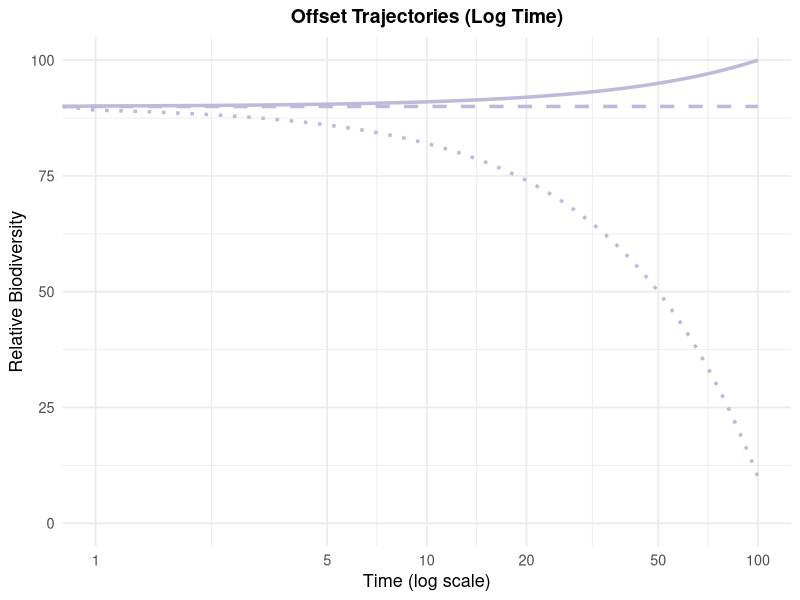
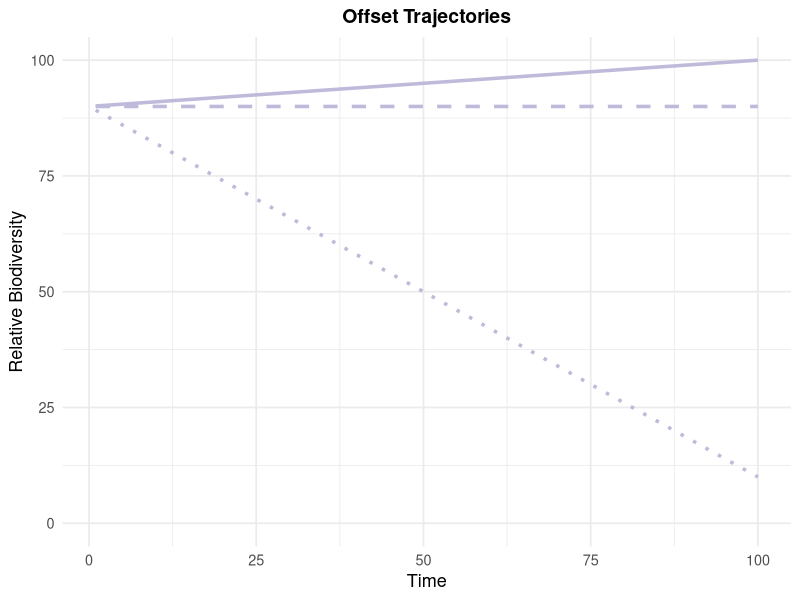
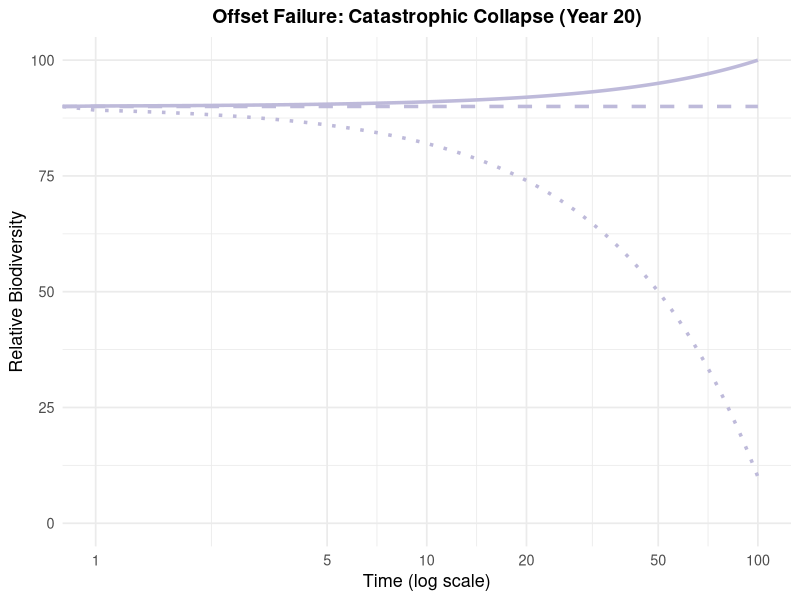
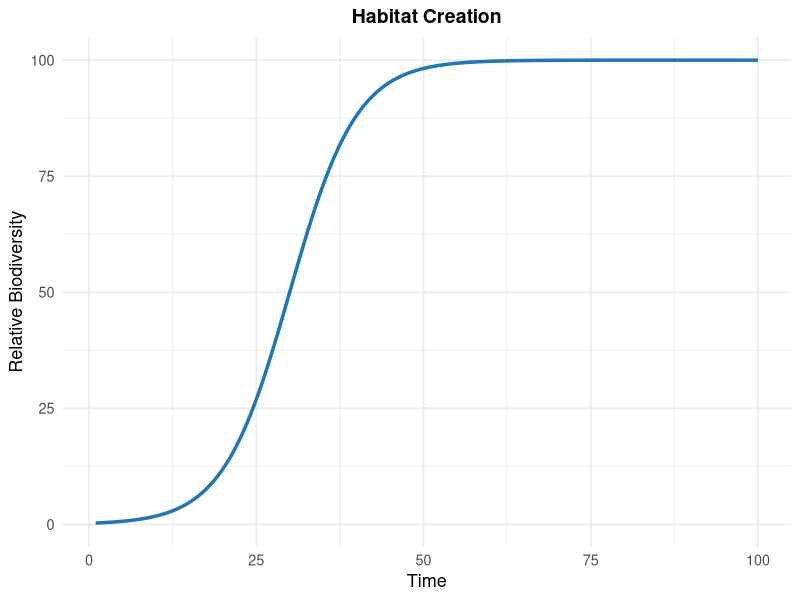
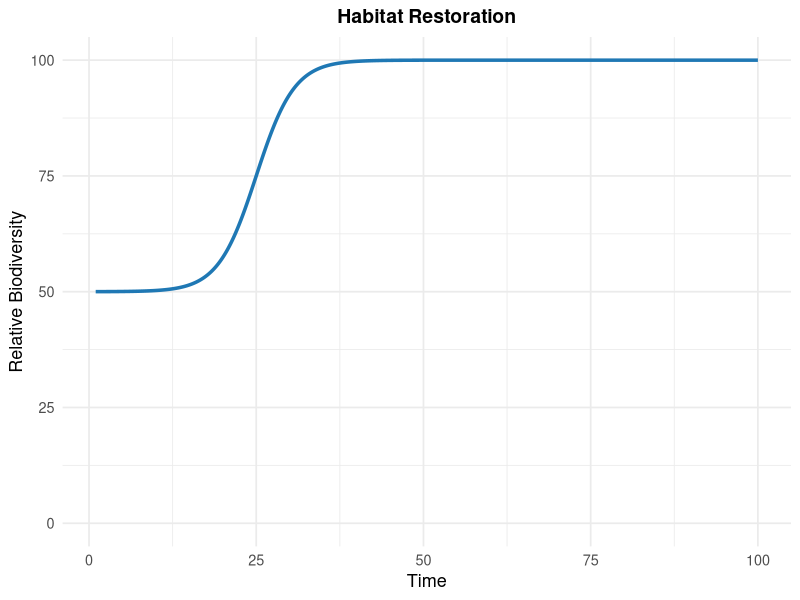
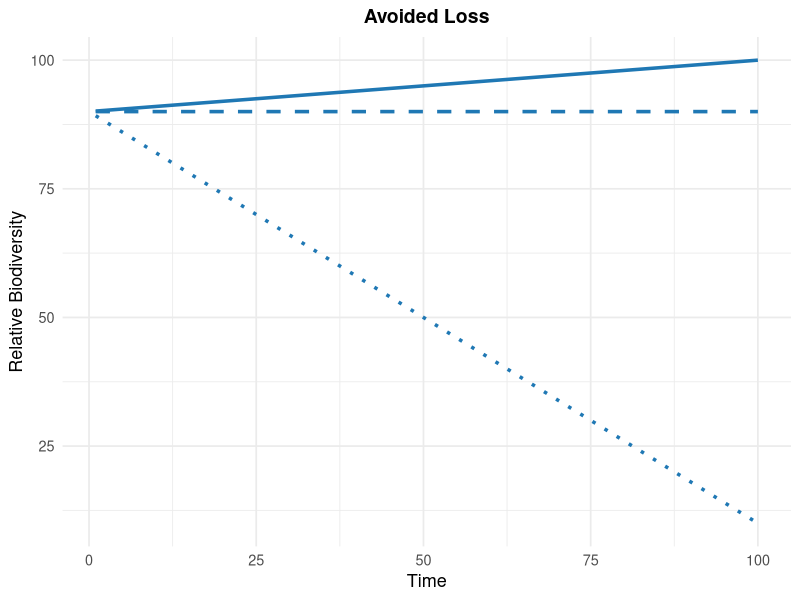
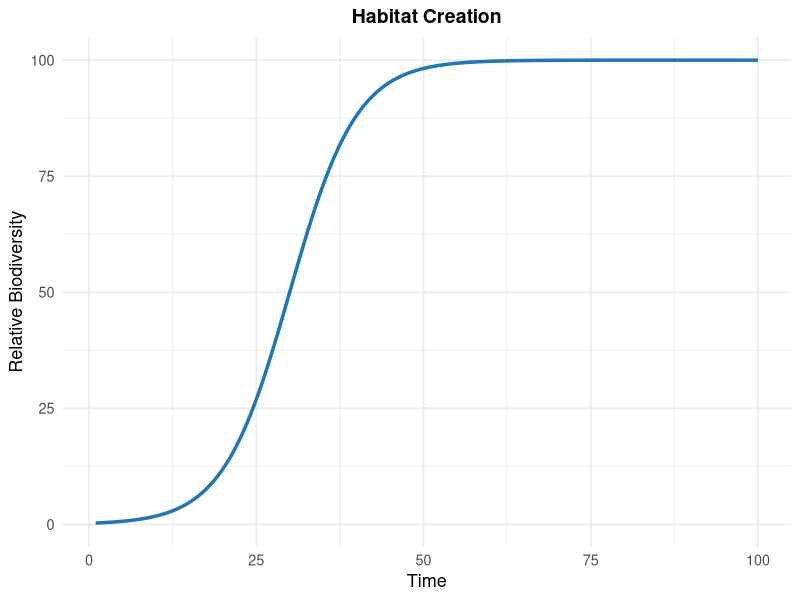
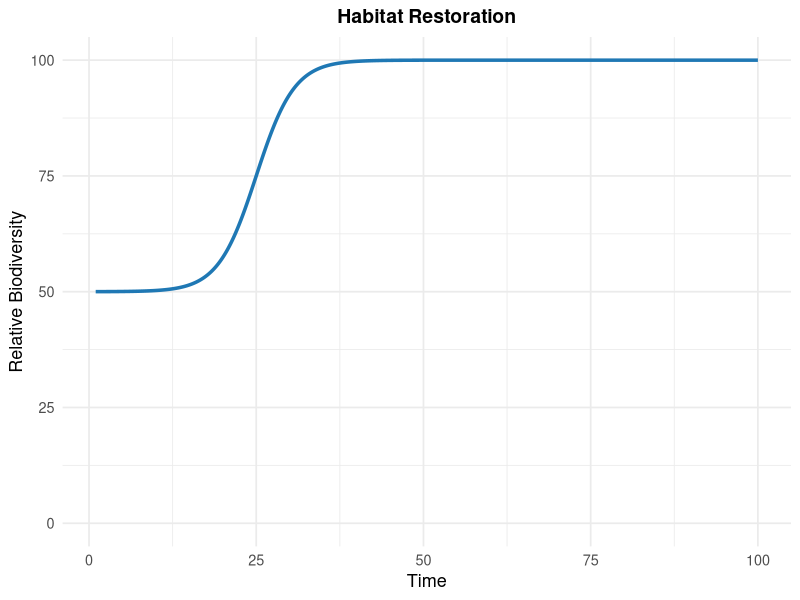

Reproduce these figures in R, in order.
# =============================
# Biodiversity Offset Trajectory Plot Script
# =============================

# Load packages
library(ggplot2)   # plotting
library(dplyr)     # data manipulation
library(scales)    # scaling axes
library(purrr)     # iteration over scenarios
library(here)      # relative file paths

#-----------------------------
# Global settings
#-----------------------------

# Time vector
time <- seq(0, 100, by = 0.1)

# Logistic growth function
s_sigmoid <- function(t, K = 100, r = 0.3, t0 = 15) {
  K / (1 + exp(-r * (t - t0)))
}

#-----------------------------
# Generate scenario trajectories
#-----------------------------
generate_trajectory <- function(name, biodiversity_func) {
  data.frame(
    time = time,
    biodiversity = biodiversity_func(time),
    scenario = name
  )
}

#-----------------------------
# Define offset scenarios
#-----------------------------

# create list of baseline
baseline_scenarios <- c("Habitat Creation", "Habitat Restoration", "Avoided Loss")

# Avoided loss scenarios

# 1. Flat actual line
avoided_loss_flat <- generate_trajectory("Avoided Loss", function(t) {
  rep(90, length(t))
}) %>% mutate(type = "Actual", subtype = "Flat")

# 2. Slightly rising actual line
avoided_loss_rising <- generate_trajectory("Avoided Loss", function(t) {
  90 + (10 / max(t)) * t
}) %>% mutate(type = "Actual", subtype = "Rising")

# 3. Counterfactual (decline)
avoided_loss_counterfactual <- generate_trajectory("Avoided Loss", function(t) {
  pmax(0, 90 - 0.8 * t)
}) %>% mutate(type = "Counterfactual", subtype = "Declining (No Protection)")

# Create a list of scenarios
scenario_list <- list(
  
  # Habitat creation: starts at 0, rises to a cap
  generate_trajectory("Habitat Creation", function(t) {
    pmin(s_sigmoid(t, K = 100, r = 0.2, t0 = 30), 100)
  }) %>% mutate(type = "Actual", subtype = "Baseline"),
  
  # Habitat restoration: starts above 0 (e.g., 50), and rises toward a higher asymptote
  generate_trajectory("Habitat Restoration", function(t) {
    lower <- 50
    upper <- 100
    increment <- s_sigmoid(t, K = upper - lower, r = 0.35, t0 = 25)
    lower + increment
  }) %>% mutate(type = "Actual", subtype = "Baseline"),

  generate_trajectory("Ideal Offset (max = 100)", function(t) pmin(s_sigmoid(t), 100)),
  generate_trajectory("Offset with Limited Gains (max = 70)", function(t) pmin(s_sigmoid(t, K = 70), 70)),
  generate_trajectory("Offset Failure: Catastrophic Collapse (Year 20)", function(t) {
    traj <- pmin(s_sigmoid(t), 100)
    traj[t >= 20] <- 0
    traj
  }),
  generate_trajectory("Offset Shock: Fire with Partial Recovery", function(t) {
    fire_time <- 15; drop_value <- 20
    rise <- pmin(s_sigmoid(t), 100)
    t_rise <- t[t < fire_time]
    values_rise <- rise[t < fire_time]
    values_drop <- drop_value
    t_recovery <- t[t > fire_time]
    recovery_base <- 35 / (1 + exp(-0.05 * (t_recovery - 60)))
    offset <- drop_value - recovery_base[1]
    values_recovery <- recovery_base + offset
    c(values_rise, values_drop, values_recovery)
  }),
  generate_trajectory("Offset Shock: Fire with No Recovery", function(t) {
    fire_time <- 15; drop_value <- 20
    rise <- pmin(s_sigmoid(t), 100)
    t_rise <- t[t < fire_time]
    values_rise <- rise[t < fire_time]
    t_decline <- t[t > fire_time]
    slope <- drop_value / (100 - fire_time)
    values_decline <- pmax(0, drop_value - slope * (t_decline - fire_time))
    c(values_rise, drop_value, values_decline)
  }),
  generate_trajectory("Offset Failure: Transitory Gain (Peak at Year 3.5)", function(t) {
    bell <- 20 * exp(-((t - 3.5)^2) / (2 * 1^2))
    bell[t > 7] <- 0
    bell
  }),
  generate_trajectory("Offset Failure: Early Gain Then Collapse", function(t) {
    rise <- 30 / (1 + exp(-0.4 * (t - 5)))
    decay <- 1 / (1 + exp(0.3 * (t - 20)))
    trajectory <- rise * decay
    trajectory[t > 50] <- 0
    trajectory
  }),
  generate_trajectory("Offset Risk: Amplified Storm Frequency with Recovery", function(t) {
    initial <- 100 / (1 + exp(-0.3 * (t - 10)))
    biodiv <- initial
    storm_times <- c(8, 20, 35, 47, 58, 67, 75, 82, 88)
    drop_depths <- seq(15, 50, length.out = length(storm_times))
    recovery_duration <- 12
    
    for (i in seq_along(storm_times)) {
      drop_idx <- which.min(abs(t - storm_times[i]))
      recovery_end <- which.min(abs(t - (storm_times[i] + recovery_duration)))
      biodiv[drop_idx:length(biodiv)] <- biodiv[drop_idx:length(biodiv)] - drop_depths[i]
      if (recovery_end > drop_idx) {
        recovery_t <- t[drop_idx:recovery_end]
        recovery_curve <- (drop_depths[i] * 0.8) / (1 + exp(-0.5 * (recovery_t - (storm_times[i] + recovery_duration / 2))))
        biodiv[drop_idx:recovery_end] <- biodiv[drop_idx:recovery_end] + recovery_curve
      }
    }
    pmax(biodiv, 0)
  }),
  generate_trajectory("Offset Failure: Invasive Species After Management Ends", function(t) {
    management_end <- 5; final_value <- 25
    rise <- 100 / (1 + exp(-0.3 * (t - 10)))
    decay_multiplier <- rep(1, length(t))
    decay_start <- which(t > management_end)
    
    if (length(decay_start) > 0) {
      decay_curve <- exp(-0.05 * (t[decay_start] - management_end))
      target_drop <- 1 - final_value / 100
      decay_multiplier[decay_start] <- (1 - target_drop) + target_drop * decay_curve
    }
    rise * decay_multiplier
  })
)

# Tag all scenarios with default type/subtype if not already set
scenario_list <- map(scenario_list, function(df) {
  df %>%
    mutate(
      type = if (!"type" %in% names(.)) "Actual" else type,
      subtype = if (!"subtype" %in% names(.)) "Baseline" else subtype
    )
})

# Combine all scenarios into one dataframe
df_all <- bind_rows(scenario_list, avoided_loss_flat, avoided_loss_rising, avoided_loss_counterfactual)

#-----------------------------
# Define Colors
#-----------------------------
offset_colors <- c(
  "Ideal Offset (max = 100)" = "#1b9e77",
  "Offset with Limited Gains (max = 70)" = "#7570b3",
  "Offset Failure: Catastrophic Collapse (Year 20)" = "#d95f02",
  "Offset Shock: Fire with Partial Recovery" = "#66a61e",
  "Offset Shock: Fire with No Recovery" = "#d73027",
  "Offset Failure: Transitory Gain (Peak at Year 3.5)" = "#a6cee3",
  "Offset Failure: Early Gain Then Collapse" = "#984ea3",
  "Offset Risk: Amplified Storm Frequency with Recovery" = "#377eb8",
  "Offset Failure: Invasive Species After Management Ends" = "#a65628"
)

# Fill in missing colors automatically
missing_colors <- setdiff(unique(df_all$scenario), names(offset_colors))
if (length(missing_colors) > 0) {
  auto_colors <- RColorBrewer::brewer.pal(max(3, length(missing_colors)), "Set3")
  names(auto_colors) <- missing_colors
  offset_colors <- c(offset_colors, auto_colors[missing_colors])
}

#-----------------------------
# Plot Function
#-----------------------------
plot_offset_trajectories <- function(df, log_scale = TRUE, facet = FALSE, focal = NULL, show_title = TRUE) {
  scenarios <- unique(df$scenario)
  
  # Get style identifiers
  style_ids <- unique(with(df, interaction(scenario, type, subtype)))
  
  # Repeat scenario color for each style_id based on the scenario part
  get_scenario_from_id <- function(id) strsplit(as.character(id), split = "\\.")[[1]][1]
  color_vals <- setNames(
    vapply(style_ids, function(id) offset_colors[get_scenario_from_id(id)], character(1)),
    style_ids
  )
  
  # Style settings
  alpha_vals <- setNames(rep(1, length(style_ids)), style_ids)
  linewidth_vals <- setNames(rep(1.2, length(style_ids)), style_ids)

  p <- ggplot(df, aes(
    x = time,
    y = biodiversity,
    group = interaction(scenario, type, subtype),
    color = interaction(scenario, type, subtype),
    alpha = interaction(scenario, type, subtype),
    linewidth = interaction(scenario, type, subtype),
    linetype = subtype
  )) +
    geom_line(show.legend = FALSE) +
    scale_color_manual(values = color_vals) +
    scale_alpha_manual(values = alpha_vals) +
    scale_linewidth_manual(values = linewidth_vals) +
    scale_linetype_manual(values = c(
      "Flat" = "dashed",
      "Rising" = "solid",
      "Declining (No Protection)" = "dotted")) +
    labs(
      title = if (show_title) {
        if (!is.null(focal)) {
          focal
        } else if (length(unique(df$scenario)) == 1) {
          unique(df$scenario)
        } else if (log_scale) {
          "Offset Trajectories (Log Time)"
        } else {
          "Offset Trajectories"
        }
      } else NULL,
      x = if (log_scale) "Time (log scale)" else "Time",
      y = "Relative Biodiversity"
    ) +
    theme_minimal(base_size = 13) +
    theme(
      plot.title = element_text(face = "bold", size = 14, hjust = 0.5),
      legend.position = if (facet) "none" else "bottom"
    )
  
  p <- p + if (facet) facet_wrap(~scenario, ncol = 2) else NULL
  p <- p + if (log_scale) scale_x_log10(limits = c(1, 100), breaks = c(1, 5, 10, 20, 50, 100)) else scale_x_continuous(limits = c(1, 100))
  
  p
}

#-----------------------------
# Preview plots
#-----------------------------
# View a combined plot (log scale)
print(plot_offset_trajectories(df_all, log_scale = TRUE, show_title = TRUE))

# View a combined plot (linear scale)
print(plot_offset_trajectories(df_all, log_scale = FALSE, show_title = TRUE))

# Preview a single scenario highlight
print(plot_offset_trajectories(df_all, log_scale = TRUE, focal = "Offset Failure: Catastrophic Collapse (Year 20)", show_title = TRUE))


baseline_color <- "#1f78b4"  # Dark blue

# creation 
plot_hc <- plot_offset_trajectories(
  df_all %>% filter(scenario == "Habitat Creation"),
  log_scale = FALSE,
  show_title = TRUE
) +
  scale_color_manual(values = c("Habitat Creation.Actual.Baseline" = baseline_color)) +
  scale_linetype_manual(values = c("Baseline" = "solid"))

# restoration
plot_hr <- plot_offset_trajectories(
  df_all %>% filter(scenario == "Habitat Restoration"),
  log_scale = FALSE,
  show_title = TRUE
) +
  scale_color_manual(values = c("Habitat Restoration.Actual.Baseline" = "#1f78b4")) +
  scale_linetype_manual(values = c("Baseline" = "solid")) +
  ylim(0, 100)

# Get all subtype identifiers for avoided loss
avoided_loss_ids <- df_all %>%
  filter(scenario == "Avoided Loss") %>%
  mutate(id = interaction(scenario, type, subtype)) %>%
  distinct(id) %>%
  pull(id)

# Build color map (all dark blue)
color_map_al <- setNames(rep(baseline_color, length(avoided_loss_ids)), avoided_loss_ids)

# Linetype map
linetype_map_al <- c(
  "Flat" = "dashed",
  "Rising" = "solid",
  "Declining (No Protection)" = "dotted"
)

plot_al <- plot_offset_trajectories(
  df_all %>% filter(scenario == "Avoided Loss"),
  log_scale = FALSE,
  show_title = TRUE
) +
  scale_color_manual(values = color_map_al) +
  scale_linetype_manual(values = linetype_map_al)

print(plot_hc)
print(plot_hr)
print(plot_al)



#-----------------------------
# Export plots
#-----------------------------

# save the test habitat creation/restoration/averted loss plots
# Save Habitat Creation plot
ggsave(
  filename = here("output", "figures", "habitat_creation.png"),
  plot = plot_hc,
  width = 8, height = 5, dpi = 300
)

# Save Habitat Restoration plot
ggsave(
  filename = here("output", "figures", "habitat_restoration.png"),
  plot = plot_hr,
  width = 8, height = 5, dpi = 300
)

# Save Avoided Loss plot
ggsave(
  filename = here("output", "figures", "avoided_loss.png"),
  plot = plot_al,
  width = 8, height = 5, dpi = 300
)


# # Export individual scenario plots (highlighted)
# walk(unique(df_all$scenario), function(s) {
#   plot <- plot_offset_trajectories(df_all, log_scale = TRUE, focal = s, show_title = FALSE)
#   file_name <- paste0("highlight_", gsub("[^a-zA-Z0-9]", "_", s), ".png")
#   ggsave(here("output", "figures", file_name), plot, width = 8, height = 5, dpi = 300)
# })
# 
# # Export combined plots
# ggsave(here("output", "figures", "all_scenarios_log.png"),
#        plot_offset_trajectories(df_all, log_scale = TRUE, show_title = FALSE),
#        width = 8, height = 5, dpi = 300)
# 
# ggsave(here("output", "figures", "all_scenarios_linear.png"),
#        plot_offset_trajectories(df_all, log_scale = FALSE, show_title = FALSE),
#        width = 8, height = 5, dpi = 300)